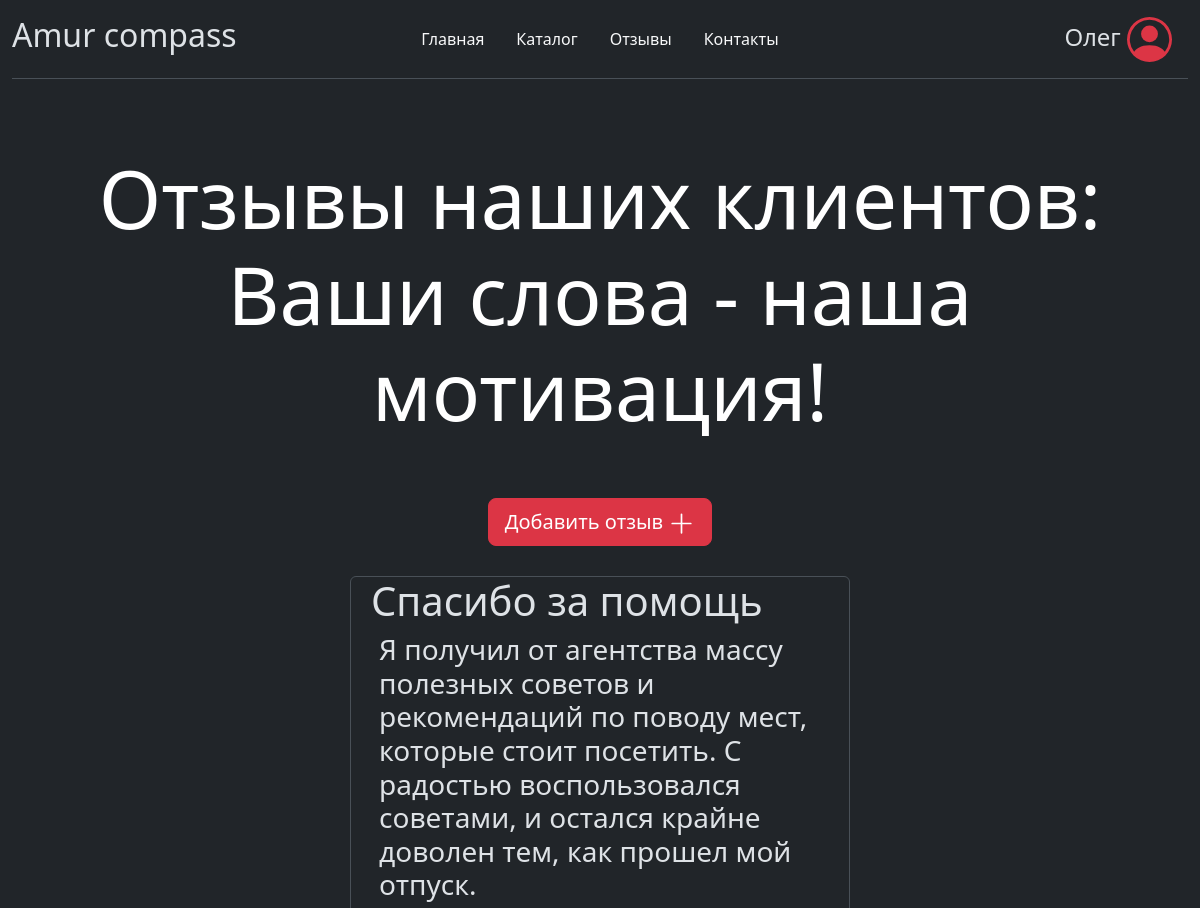
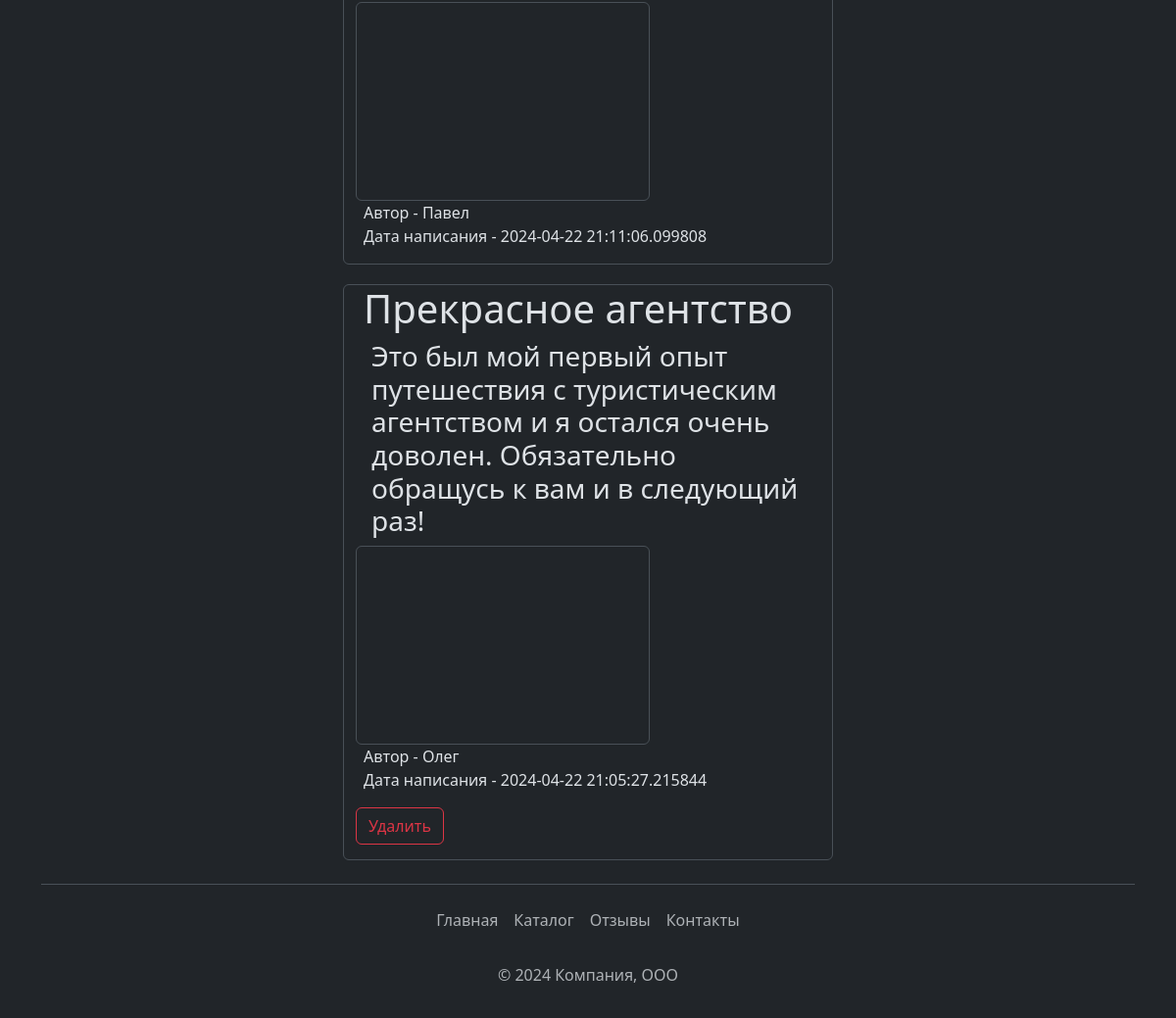
Screenshot of /comment (signed in) with the database file from the repository (2 pictures, top to bottom).
### data/users.py (models this page shows, shortened)
class User(SqlAlchemyBase, UserMixin):
    __tablename__ = 'users'
    id = sqlalchemy.Column(sqlalchemy.Integer,
                           primary_key=True, autoincrement=True)
    name = sqlalchemy.Column(sqlalchemy.String, nullable=True)
    email = sqlalchemy.Column(sqlalchemy.String,
                              index=True, unique=True, nullable=True)
    hashed_password = sqlalchemy.Column(sqlalchemy.String, nullable=True)
    created_date = sqlalchemy.Column(sqlalchemy.DateTime,
                                     default=datetime.datetime.now)
    comments = orm.relationship("Comments", back_populates='user')

### data/comments.py (models this page shows)
class Comments(SqlAlchemyBase):
    __tablename__ = 'comments'
    id = sqlalchemy.Column(sqlalchemy.Integer,
                           primary_key=True, autoincrement=True)
    title = sqlalchemy.Column(sqlalchemy.String, nullable=True)
    content = sqlalchemy.Column(sqlalchemy.String, nullable=True)
    images = sqlalchemy.Column(sqlalchemy.String)
    created_date = sqlalchemy.Column(sqlalchemy.DateTime,
                                     default=datetime.datetime.now)
    user_id = sqlalchemy.Column(sqlalchemy.Integer,
                                sqlalchemy.ForeignKey("users.id"))
    user = orm.relationship('User')

### main.py (the view)
@app.route('/comment')
def comment():
    db_sess = db_session.create_session()
    comments = db_sess.query(Comments).filter()
    return render_template('comment.html', comments=comments)

### data/db_session.py (called while the page is built)
def create_session() -> Session:
    global __factory
    return __factory()

### main.py (called while the page is built)
@login_manager.user_loader
def load_user(user_id):
    db_sess = db_session.create_session()
    return db_sess.query(User).get(user_id)

### templates/comment.html (shortened to what this page needs)
{% extends 'base.html' %}
{% block body %}
<h1 class="display-1 text-body-emphasis text-center" style="margin-top:150px; margin-bottom:60px;">Отзывы наших клиентов:<br>Ваши слова - наша мотивация!</h1>
{% if current_user.is_authenticated %}
<div class="container text-center">
  <a style="margin-bottom:30px;" href="comments" class="btn btn-lg btn-danger">Добавить отзыв
  <svg xmlns="http://www.w3.org/2000/svg" width="27" height="27" fill="currentColor" class="bi bi-plus-lg" viewBox="0 0 16 16">
    <path fill-rule="evenodd" d="M8 2a.5.5 0 0 1 .5.5v5h5a.5.5 0 0 1 0 1h-5v5a.5.5 0 0 1-1 0v-5h-5a.5.5 0 0 1 0-1h5v-5A.5.5 0 0 1 8 2"/>
  </svg>
  </a>
</div>
{% endif %}
{% for item in comments[::-1]%}
<div style="margin-bottom:20px;" class="col-5 border rounded container">
  <h1 class="fw-normal px-2">{{item.title}}</h1>
  <div class="px-3">
    <h3 class="fw-light">{{item.content}}</h3>
  </div>
  <div class="bd-example m-0 border-0">
        <svg class="bd-placeholder-img img-thumbnail" width="300" height="200" xmlns="http://www.w3.org/2000/svg" role="img" preserveAspectRatio="xMidYMid slice" focusable="false">
        <image style="width:120%" x="0" y="0" xlink:href="static/img_client/{{item.images}}" />
        </svg>
       </div>
  <div class="px-2">
    <p>Автор - {{item.user.name}}<br>Дата написания - {{item.created_date}}</p>
  </div>
  {% if current_user.is_authenticated and current_user == item.user %}
    <div style="margin-bottom:15px;">
        <a href="/comments_delete/{{ item.id }}" class="btn btn-outline-danger">
            Удалить
        </a>
    </div>
{% endif %}
</div>
{% endfor %}
{% endblock %}

### templates/base.html (shortened to what this page needs)
<!doctype html>
<html lang="ru" data-bs-theme="dark">
<head>
    <link rel="stylesheet" href="https://cdn.jsdelivr.net/npm/bootstrap@5.3.2/dist/css/bootstrap.min.css">
  <link rel="stylesheet" type="text/css" href="static/css/img.css" />
</head>
<body>
<nav class="fixed-top bg-dark">
  <div class="container-fluid">
    <header class="d-flex flex-wrap align-items-center justify-content-center justify-content-md-between py-3 mb-4 border-bottom">
      <div class="col-md-3 mb-2 mb-md-0">
        <h2>Amur compass</h2>
      </div>
      <ul class="nav col-13 col-md-auto mb-2 justify-content-center mb-md-0">
        <li><a href="/" class="nav-link px-3 link-light">Главная</a></li>
        <li><a href="/catalog" class="nav-link px-3 link-light">Каталог</a></li>
        <li><a href="/comment" class="nav-link px-3 link-light">Отзывы</a></li>
        <li><a href="/contact" class="nav-link px-3 link-light">Контакты</a></li>
      </ul>
      <div class="col-md-3 px-3 text-end">
        {% if current_user.is_authenticated %}
          <a class="navbar-brand fs-4" href="/logout">{{ current_user.name }}
          </a>
        {% else %}
          <a href="/login"><button type="button" class="btn btn-outline-danger me-2">Войти</button></a>
          <a href="/register"><button type="button" class="btn btn-danger me-2">Зарегистрироваться</button></a>
        {% endif %}
      </div>
    </header>
  </div>
</nav>
   {% block body %}{% endblock %}
<div class="container">
  <footer class="py-3 my-4 border-top">
    <ul class="nav justify-content-center pb-3 mb-2">
      <li class="nav-item"><a href="/" class="nav-link px-2 text-body-secondary">Главная</a></li>
      <li class="nav-item"><a href="/catalog" class="nav-link px-2 text-body-secondary">Каталог</a></li>
      <li class="nav-item"><a href="/comment" class="nav-link px-2 text-body-secondary">Отзывы</a></li>
      <li class="nav-item"><a href="/contact" class="nav-link px-2 text-body-secondary">Контакты</a></li>
    </ul>
    <p class="text-center text-body-secondary">© 2024 Компания, ООО</p>
  </footer>
</div>
</body>
</html>

### static/css/img.css (style rules this page uses)
html,body { height:100%; }

### rows the page displays
User: name "Олег"
Comments: title "Спасибо за помощь", content "Я получил от агентства массу полезных советов и рекомендаций по поводу мест, которые стоит посетить. С радостью воспользовался советами, и остался крайне доволен тем, как прошел мой отпуск.", user.name "Павел", created_date "2024-04-22 21:11:06.099808"
Comments: title "Прекрасное агентство", content "Это был мой первый опыт путешествия с туристическим агентством и я остался очень доволен. Обязательно обращусь к вам и в следующий раз!", user.name "Олег", created_date "2024-04-22 21:05:27.215844"
